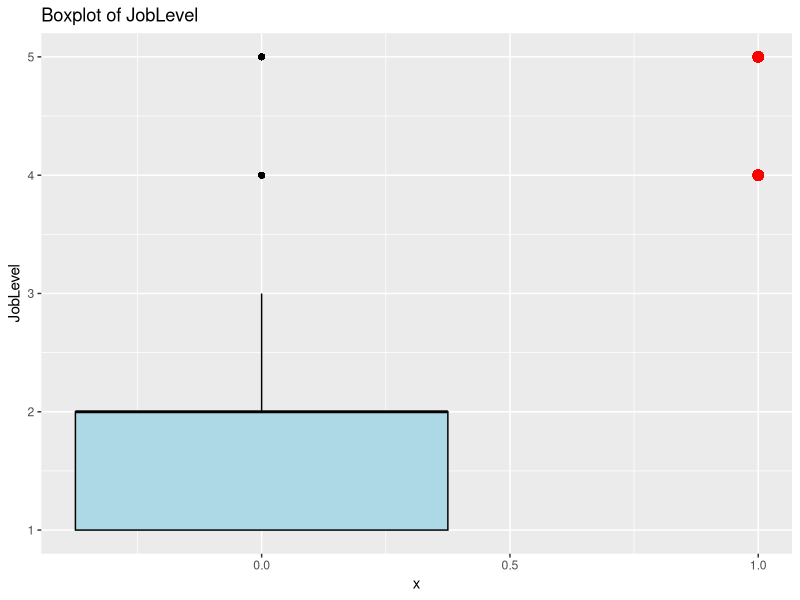
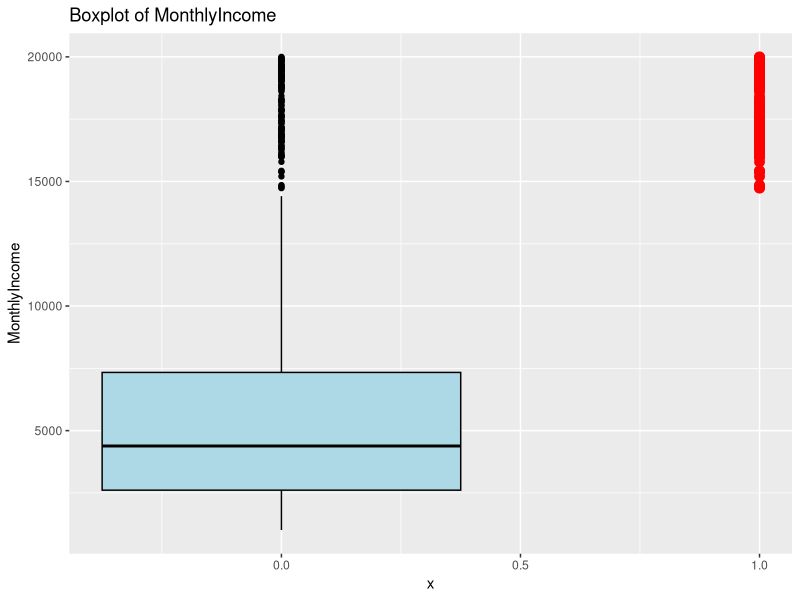
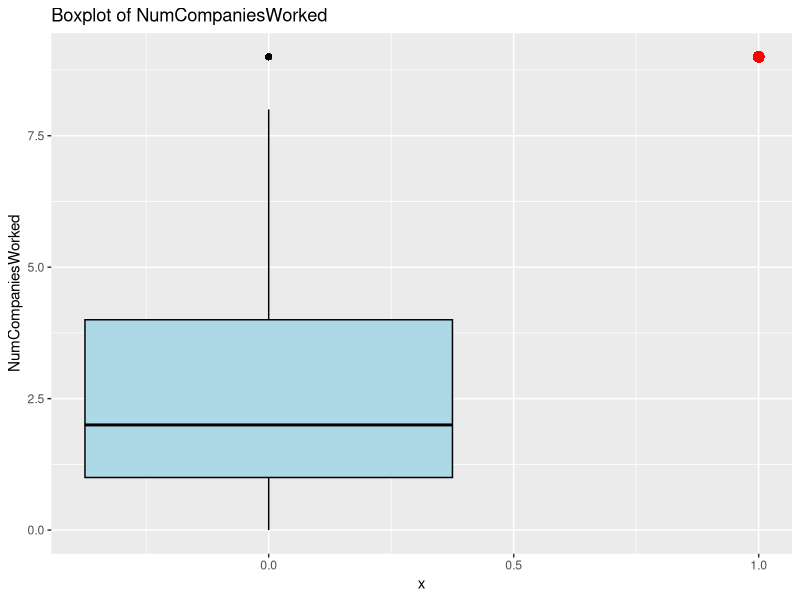
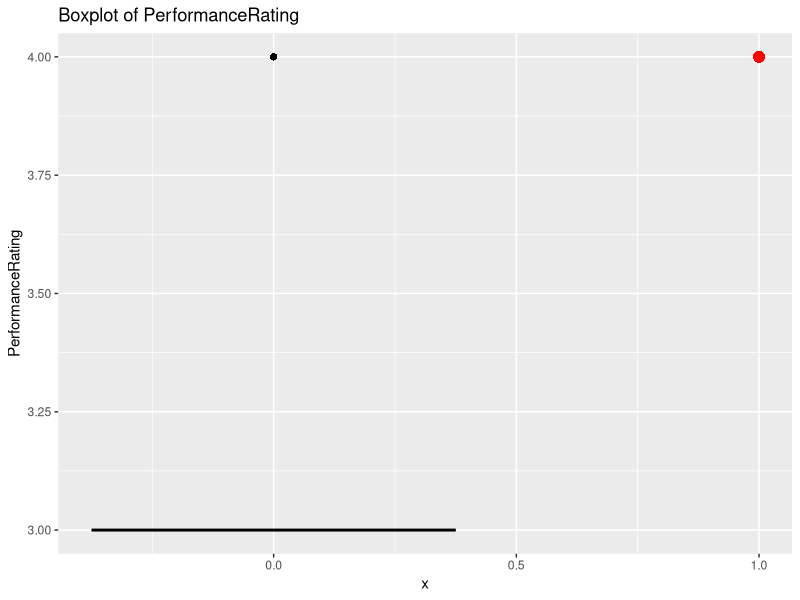
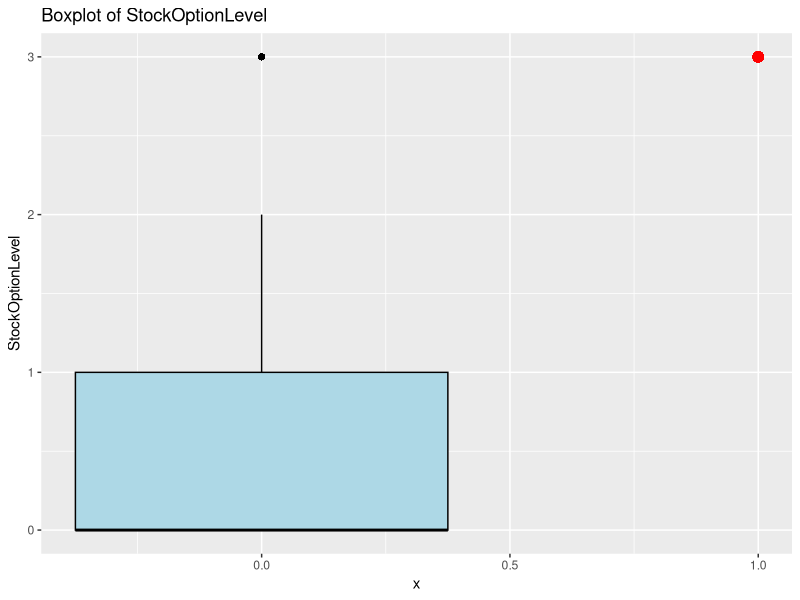
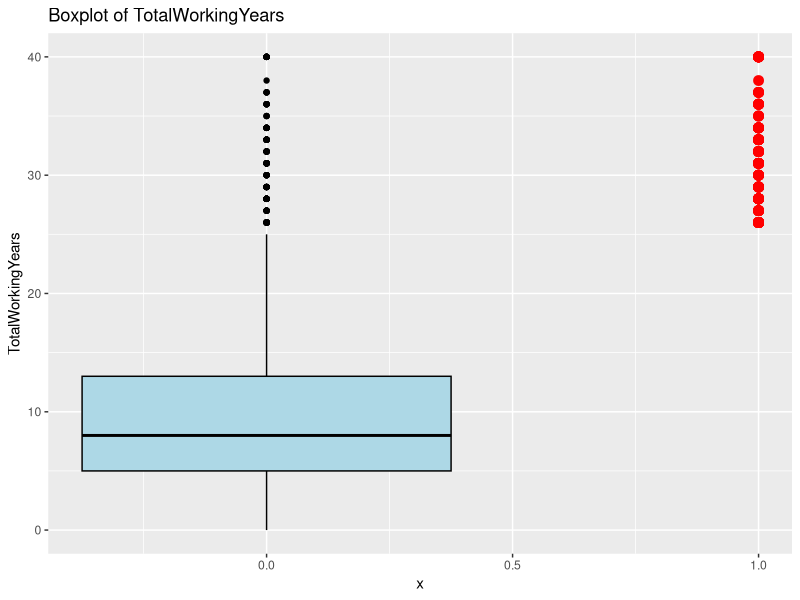
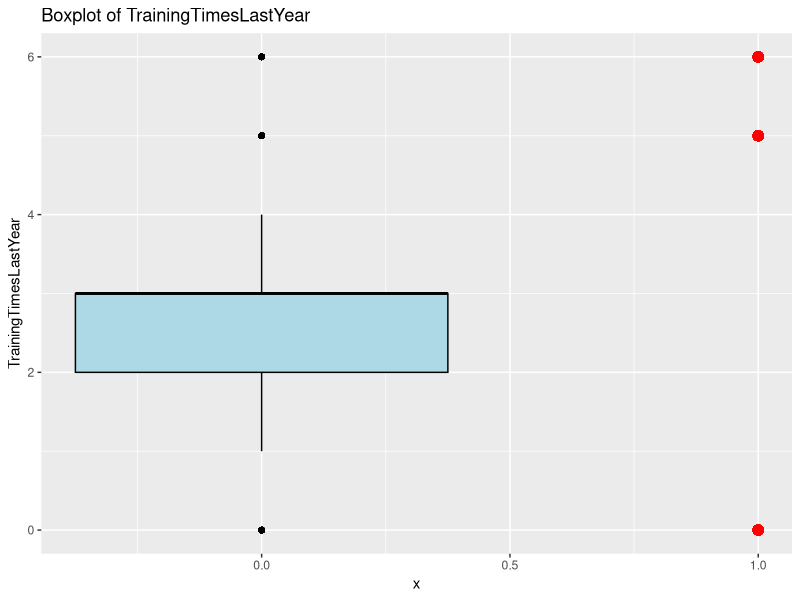
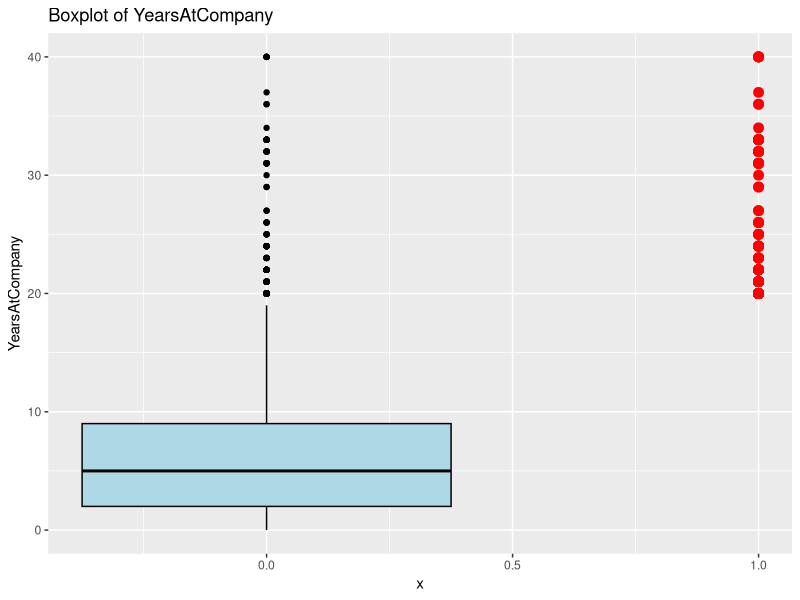

Here is the R script that generated these plots, in order:
# Load necessary packages
library(ggplot2)
library(dplyr)

# Load the dataset
data <- read.csv("random_over_sampled.csv")

# Visualize the distribution of features and relationships between variables
plot_features <- function(df) {
  for (col in names(df)) {
    # Check if the column is numeric
    if (is.numeric(df[[col]])) {
      # Calculate the lower and upper quartiles
      lower_quantile <- quantile(df[[col]], 0.25)
      upper_quantile <- quantile(df[[col]], 0.75)
      
      # Calculate the interquartile range
      iqr <- upper_quantile - lower_quantile
      
      # Define the lower and upper bounds for outliers
      lower_bound <- lower_quantile - 1.5 * iqr
      upper_bound <- upper_quantile + 1.5 * iqr
      
      # Identify outliers
      outliers <- df[[col]][df[[col]] < lower_bound | df[[col]] > upper_bound]
      
      if (length(outliers) == 0) {
        cat("No outliers found for", col, "\n")
      } else {
        # Print outliers
        cat("Outliers for", col, ":", outliers, "\n")
        
        # Create box plot
        print(ggplot(df, aes_string(y = col)) +
                geom_boxplot(fill = "lightblue", color = "black") +
                geom_point(data = data.frame(x = 1, y = outliers), aes(x, y), color = "red", size = 3) +
                labs(title = paste("Boxplot of", col)))
      }
    } else {
      cat("Skipping non-numeric column:", col, "\n")
    }
  }
}

# Function to remove outliers
remove_outliers <- function(df, lower_quantile = 0.01, upper_quantile = 0.99) {
  cat("Initial number of rows:", nrow(df), "\n")
  
  for (col in names(df)) {
    # Check if the column is numeric
    if (is.numeric(df[[col]])) {
      # Calculate the lower and upper quantiles
      lower_q <- quantile(df[[col]], lower_quantile)
      upper_q <- quantile(df[[col]], upper_quantile)
      
      # Filter out rows outside the quantiles
      df <- df[df[[col]] >= lower_q & df[[col]] <= upper_q, ]
    }
  }
  
  cat("Final number of rows after outlier removal:", nrow(df), "\n")
  return(df)
}

# Plot features and remove outliers
plot_features(data)
data <- remove_outliers(data)
